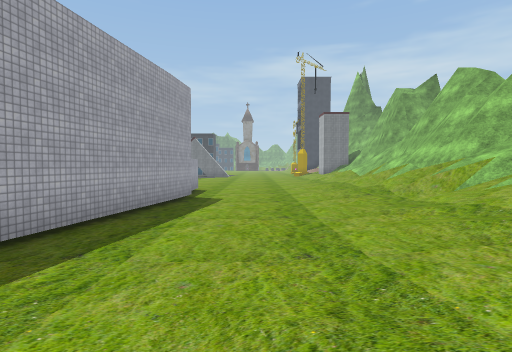
View 1 (above)

24 first-person views from a walk through a Unity game level. The camera is 1.3 m above the floor, tilts 2° down and sees 80° across. The floor is counted in squares, 2 m on a side. Each view is taken from the middle of a square. On the plan, view 1 faces up. The plan holds only what a view shows up to about 10 squares ahead; the rest is blank. The place goes on beyond the plan. The player character is not drawn. Some surface patterns are stand-ins.

View 2
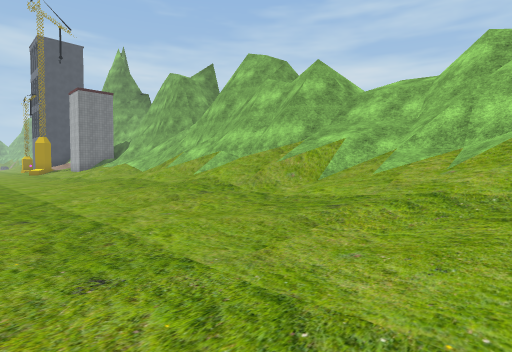

View 3
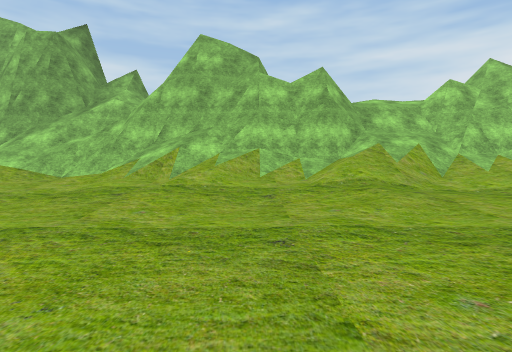

View 4
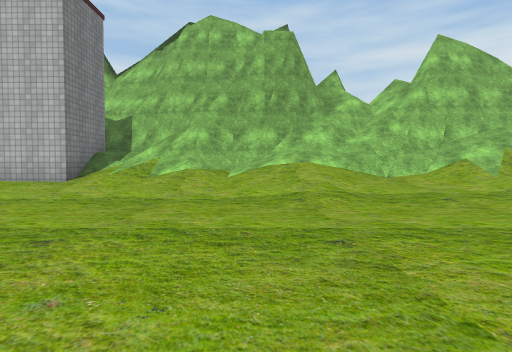

View 5
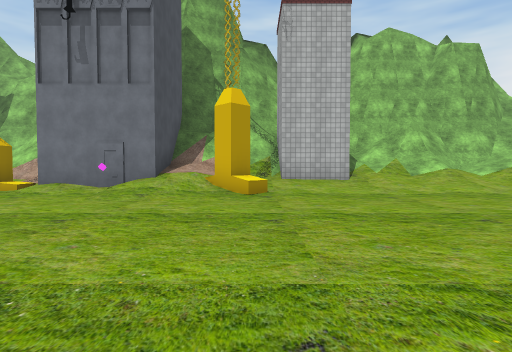

View 6
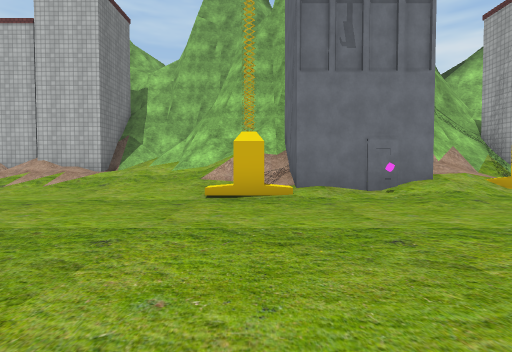

View 7
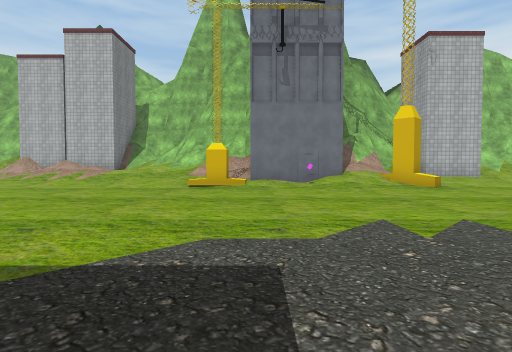

View 8
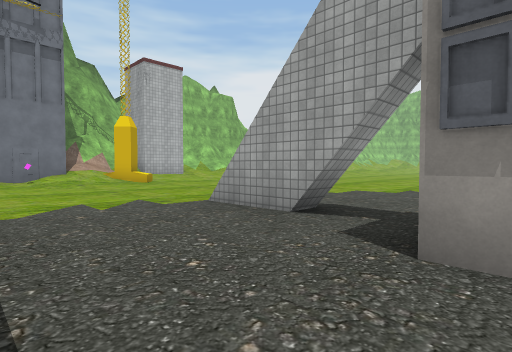

View 9
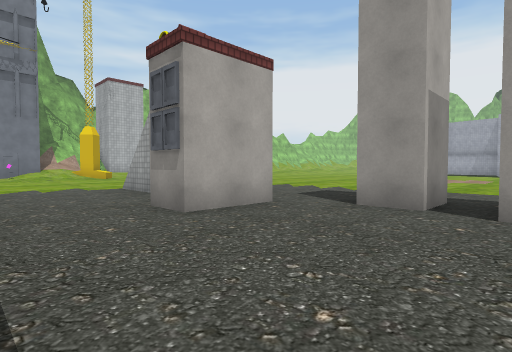

View 10
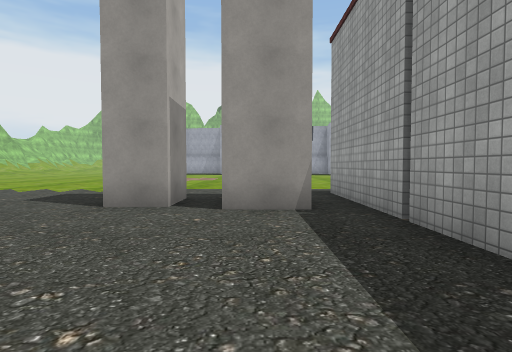

View 11
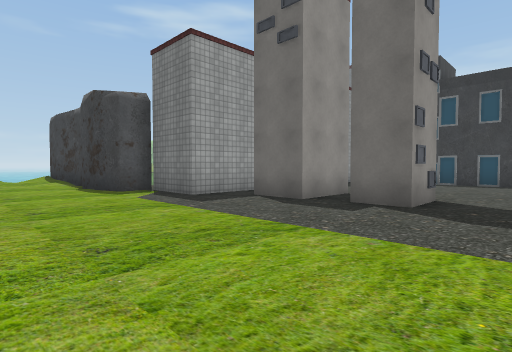

View 12
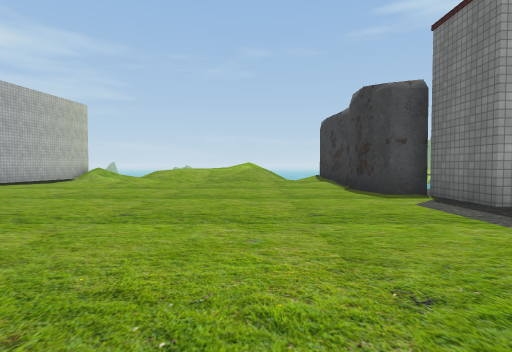

View 13
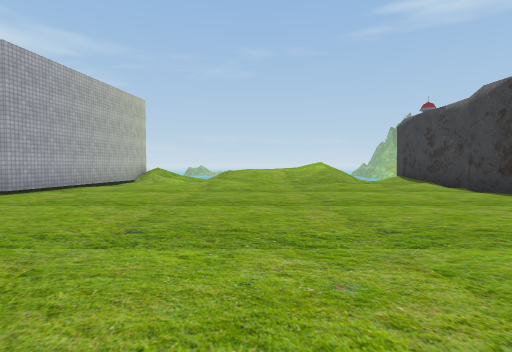

View 14
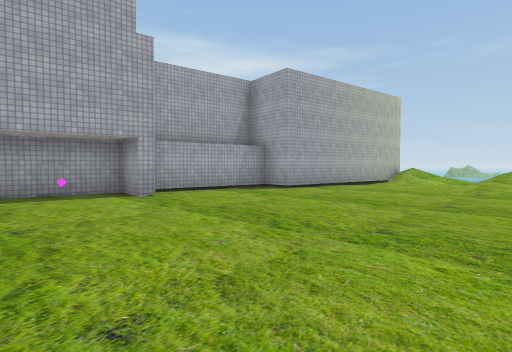

View 15
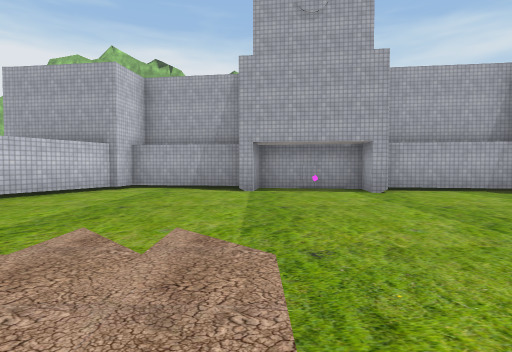

View 16
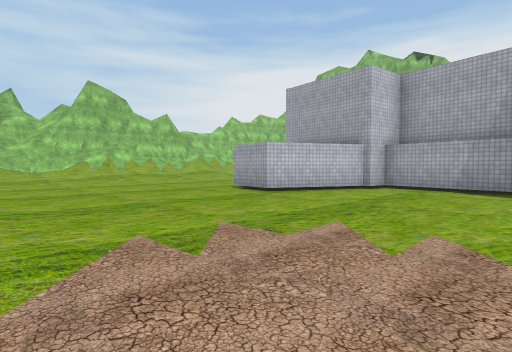

View 17
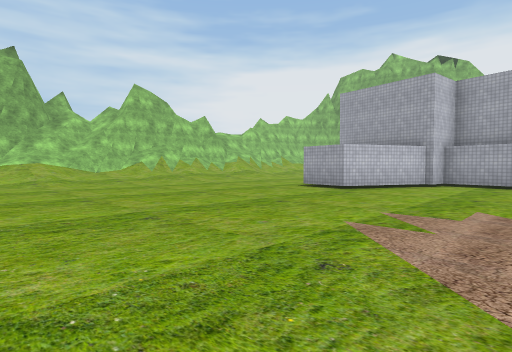

View 18
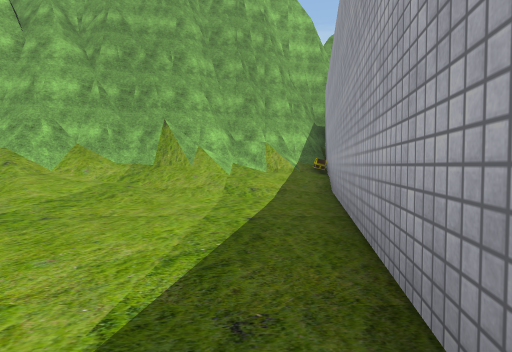

View 19
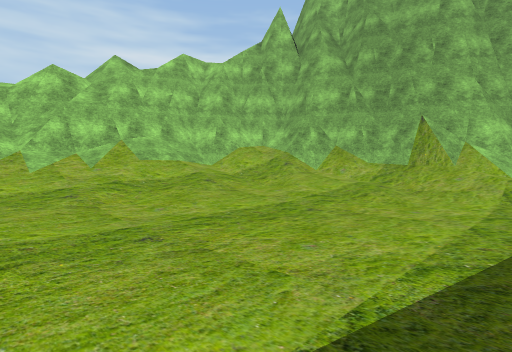

View 20
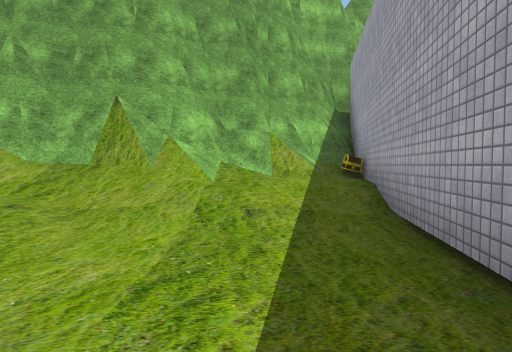

View 21
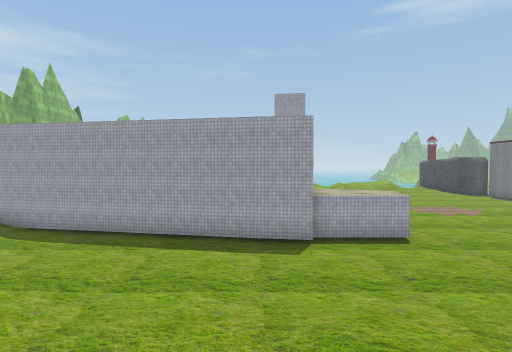

View 22
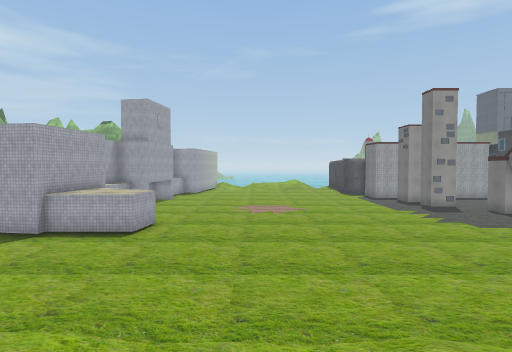

View 23
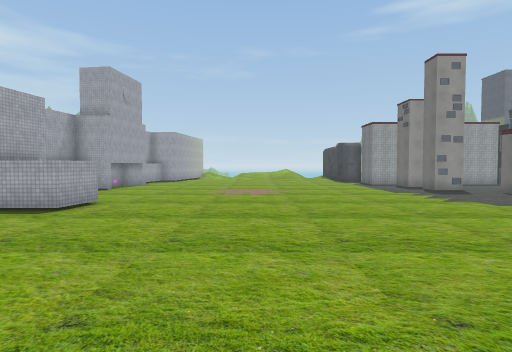

View 24
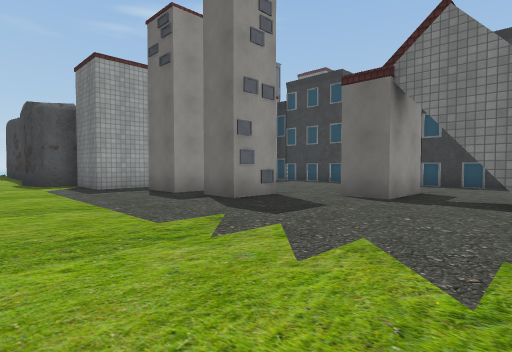

### Floor plan
Key: @ floor where view 1 was taken; # wall or solid block; . main floor; : floor 0.25 m higher than the main floor; / step, stairs or slope; = window, fence, low wall or low ledge; ^ raised ledge; v drop or lower ground; B building; O other object.
Columns run from 19 left of view 1 to 8 right of it. Each row starts with its distance up from view 1.
 37                      ...//##
 36                     ....///#
 35                   .....:///#
 34                  ......:///=
 33                 .......////^
 32          ######.......:#//=^
 31         ..............:/BB#^
 30        ...............:/B
 29       #.............../OB
 28       #.....#.........///B#
 27       #.....#..##.....:///=
 26       ###.#...........:///=^
 25       ###.#...........://###
 24     ###...............::/##=
 23 #####..................////^
 22 /:....................:////^
 21 .::...................:///#^
 20 /::...................:///#^
 19  ::..................::///^^
 18  ::.................../////#
 17 /:....................://///
 16 //:..................://///=
 15  /:..................:://=//
 14 :....................:///#=/
 13 ....................::////^^
 12 ##.............##..../////^^
 11  ###...........##...::///=##
 10    #####O.#...###...::///^v
  9        ##########...:////^#/
  8                 #...://////v
  7                 #...::://///
  6                 #...://///=/
  5                 #...:////==
  4                 #...:////^=#
  3                ##..://///^^=
  2                #::://///=^
  1                #////////^^
  0                #///@//=/^
 -1                #///#==^^^
 -2                O//=^^^
 -3                ###^
 -4                ^

Where each view was taken, in squares from view 1:
view 1: 0 up, 0 right, facing up
view 2: 4 up, 0 right, facing up-right
view 3: 11 up, 2 left, facing right
view 4: 19 up, 2 left, facing right
view 5: 26 up, 3 left, facing right
view 6: 32 up, 2 left, facing right
view 7: 31 up, 5 left, facing right
view 8: 31 up, 7 left, facing down-right
view 9: 31 up, 11 left, facing down-right
view 10: 31 up, 11 left, facing down
view 11: 20 up, 7 left, facing up-left
view 12: 20 up, 8 left, facing left
view 13: 17 up, 9 left, facing left
view 14: 17 up, 9 left, facing down-left
view 15: 18 up, 9 left, facing down
view 16: 18 up, 9 left, facing down-right
view 17: 20 up, 8 left, facing down-right
view 18: 7 up, 2 left, facing down
view 19: 7 up, 2 left, facing down-right
view 20: 4 up, 2 left, facing down
view 21: 8 up, 6 right, facing left
view 22: 16 up, 7 right, facing left
view 23: 17 up, 5 right, facing left
view 24: 21 up, 4 left, facing up-left
